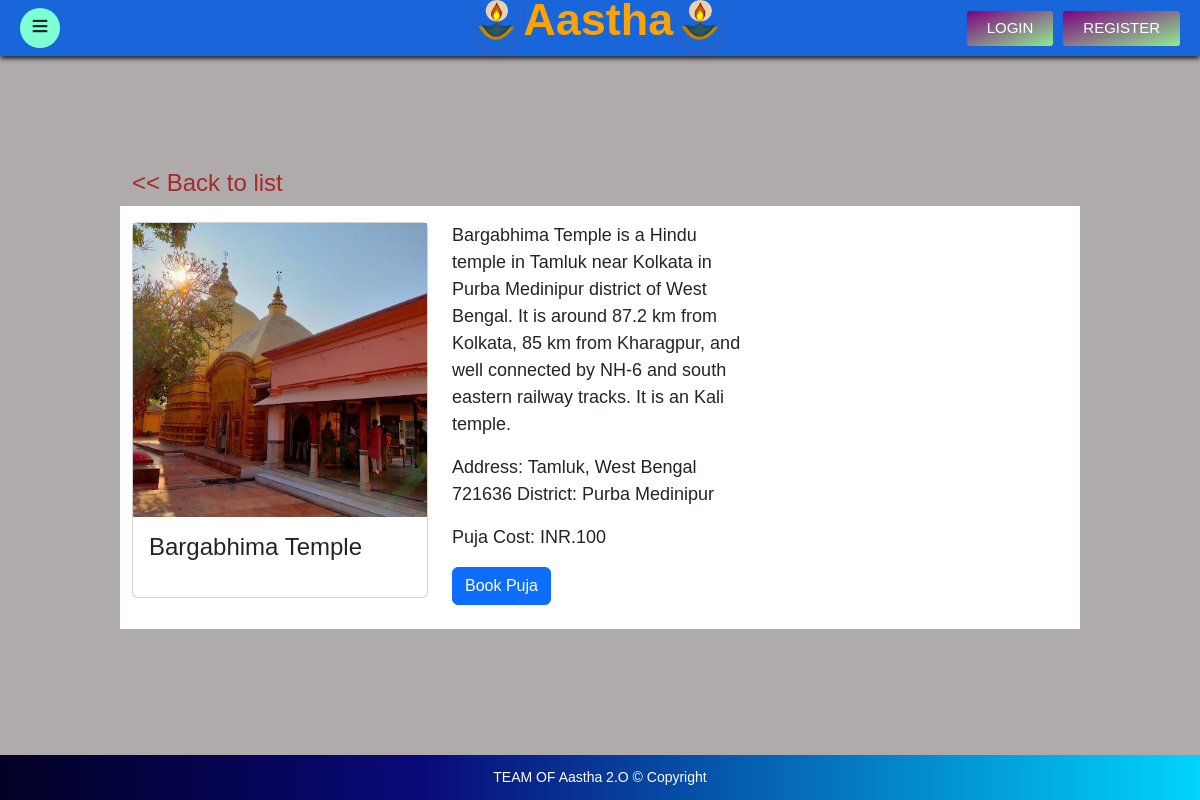
Page /mandir-details.php?temple_id=5 on the committed database.
### tables this page shows
CREATE TABLE `temples` (
  `temple_id` int(10) NOT NULL,
  `p_cat_id` int(10) NOT NULL,
  `cat_id` int(10) NOT NULL,
  `bramhin_id` int(10) NOT NULL,
  `date` timestamp NOT NULL DEFAULT current_timestamp() ON UPDATE current_timestamp(),
  `temple_title` text NOT NULL,
  `temple_url` text NOT NULL,
  `temple_img1` text NOT NULL,
  `temple_img2` text NOT NULL,
  `temple_img3` text NOT NULL,
  `temple_price` int(10) NOT NULL,
  `temple_psp_price` int(100) NOT NULL,
  `temple_desc` text NOT NULL,
  `temple_features` text NOT NULL,
  `temple_video` text NOT NULL,
  `temple_keywords` text NOT NULL,
  `temple_label` text NOT NULL,
  `status` varchar(255) NOT NULL
);

### mandir-details.php (the view, shortened to what this page needs)
<?php
include "header.php";
?>
<div class="main">
  <div class="container">
	  <h4> <a href="mandir-list.php"> << Back to list </a> </h4>
    <div class="row mb-5 pt-3" style="background: #fff;">
		<?php
		$get_temples = "select * from temples where temple_id=".$_GET['temple_id'];
		$run_temples = mysqli_query($con,$get_temples);
		$row_temples = mysqli_fetch_array($run_temples); ?>
      <div class="col-md-4 col-xs-12 mb-4">
        <div class="card">
          <img src="admin_panel/temple_images/<?php echo $row_temples['temple_img1']; ?>" />
          <div class="card-body">
            <h4 class="card-title"><?php echo $row_temples['temple_title']; ?></h4>
          </div>
         </div>
      </div>
		<div class="col-md-4 col-xs-12 mb-4">
			<p>Bargabhima Temple is a Hindu temple in Tamluk near Kolkata in Purba Medinipur district of West Bengal. It is around 87.2 km from Kolkata, 85 km from Kharagpur, and well connected by NH-6 and south eastern railway tracks. It is an Kali temple.</p>
      <p>Address: Tamluk, West Bengal 721636
District: Purba Medinipur</p>
      <p>Puja Cost: INR.<?php echo $row_temples['temple_psp_price'];?></p>
			 <div >
            <a href="booking.php?temple_id=<?php echo $row_temples['temple_id']; ?>" class="btn btn-primary">Book Puja</a>
          </div>
		</div>
    </div>
  </div>
</div>
</body>
<?php include "footer.php"; ?>
</html>

### assest/css/style.css (style rules this page uses)
* { margin: 0; padding: 0; box-sizing: border-box; }
body { font-family: arial; min-height: 100vh; margin: 0; background: lightblue url("assest/img/ba.jpg") no-repeat fixed center; background-size: 100% 100%; overflow-y: hidden; }
a { text-decoration: none; color: brown; }
.main { width: 100%; height: 91.5vh; background: url(assest/img/back.avif); background-size: cover; background-repeat: no-repeat; position: absolute; display: flex; place-items: center; right: 0; transition: 0.4s all; }
body { font-family: arial; min-height: 100vh; margin: 0; background: lightblue no-repeat fixed center; background-size: 100% 100%; overflow-y: hidden; }
.main { width: 100%; height: 91.5vh; background:#663131; background-size: cover; background-repeat: no-repeat; position: absolute; display: flex; place-items: center; right: 0; transition: 0.4s all; }
body { font-family: arial; min-height: 100vh; margin: 0; background-size: 100% 100%; overflow-y: hidden; }
.main { width: 100%; height: 91.5vh; background:#afabab; background-size: cover; background-repeat: no-repeat; position: absolute; display: flex; place-items: center; right: 0; transition: 0.4s all; }
* { box-sizing: border-box; }
.main { display: flex; justify-content: center; align-items: center; }
body { font-family: arial; min-height: 100vh; margin:0; overflow-y: hidden; }
a { text-decoration:none; color: brown; }
.main { width: 100%; height: 91.5vh; position: absolute; right: 0; transition: 0.4s all; overflow-x:hidden ; overflow-y: scroll; margin-top: 1px; }
.card-body { height: 80px; }
.card { min-height: 364px!important; }

### assest/css/responsive.css (style rules this page uses)
@media (min-width: 768px) { body { font-size: 18px; } }
@media (min-width: 768px) { .container { max-width: 960px; margin: 0 auto; } }

### rows in the picture
temples: temple_img1 (picture), temple_title "Bargabhima Temple", temple_psp_price "100"
